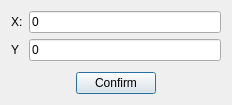
<?xml version="1.0" encoding="UTF-8"?>
<ui version="4.0">
 <class>WidgetAddSketchPos</class>
 <widget class="QDialog" name="WidgetAddSketchPos">
  <property name="geometry">
   <rect>
    <x>0</x>
    <y>0</y>
    <width>232</width>
    <height>105</height>
   </rect>
  </property>
  <property name="windowTitle">
   <string>Add position</string>
  </property>
  <layout class="QVBoxLayout" name="verticalLayout">
   <item>
    <layout class="QGridLayout" name="gridLayout">
     <item row="0" column="0">
      <widget class="QLabel" name="label">
       <property name="text">
        <string>X:</string>
       </property>
      </widget>
     </item>
     <item row="0" column="1">
      <widget class="QLineEdit" name="editX">
       <property name="text">
        <string>0</string>
       </property>
      </widget>
     </item>
     <item row="1" column="0">
      <widget class="QLabel" name="label_2">
       <property name="text">
        <string>Y</string>
       </property>
      </widget>
     </item>
     <item row="1" column="1">
      <widget class="QLineEdit" name="editY">
       <property name="text">
        <string>0</string>
       </property>
      </widget>
     </item>
    </layout>
   </item>
   <item>
    <spacer name="verticalSpacer">
     <property name="orientation">
      <enum>Qt::Vertical</enum>
     </property>
     <property name="sizeHint" stdset="0">
      <size>
       <width>20</width>
       <height>1</height>
      </size>
     </property>
    </spacer>
   </item>
   <item>
    <widget class="QWidget" name="widget" native="true">
     <property name="sizePolicy">
      <sizepolicy hsizetype="Preferred" vsizetype="Fixed">
       <horstretch>0</horstretch>
       <verstretch>0</verstretch>
      </sizepolicy>
     </property>
     <layout class="QGridLayout" name="gridLayout_3">
      <property name="leftMargin">
       <number>0</number>
      </property>
      <property name="topMargin">
       <number>0</number>
      </property>
      <property name="rightMargin">
       <number>0</number>
      </property>
      <property name="bottomMargin">
       <number>0</number>
      </property>
      <item row="0" column="0">
       <spacer name="horizontalSpacer">
        <property name="orientation">
         <enum>Qt::Horizontal</enum>
        </property>
        <property name="sizeHint" stdset="0">
         <size>
          <width>40</width>
          <height>20</height>
         </size>
        </property>
       </spacer>
      </item>
      <item row="0" column="2">
       <spacer name="horizontalSpacer_4">
        <property name="orientation">
         <enum>Qt::Horizontal</enum>
        </property>
        <property name="sizeHint" stdset="0">
         <size>
          <width>40</width>
          <height>20</height>
         </size>
        </property>
       </spacer>
      </item>
      <item row="0" column="1">
       <widget class="QPushButton" name="btnOK">
        <property name="text">
         <string>Confirm</string>
        </property>
       </widget>
      </item>
     </layout>
    </widget>
   </item>
  </layout>
 </widget>
 <resources/>
 <connections/>
</ui>
